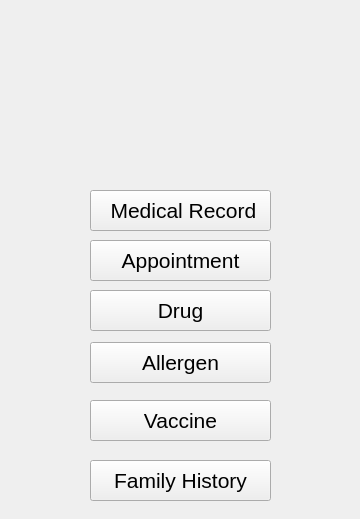
<?xml version="1.0" encoding="UTF-8"?>
<ui version="4.0">
 <class>MainWindow</class>
 <widget class="QMainWindow" name="MainWindow">
  <property name="geometry">
   <rect>
    <x>0</x>
    <y>0</y>
    <width>360</width>
    <height>519</height>
   </rect>
  </property>
  <property name="windowTitle">
   <string>MainWindow</string>
  </property>
  <widget class="QWidget" name="centralWidget">
   <widget class="QPushButton" name="pushButton">
    <property name="geometry">
     <rect>
      <x>90</x>
      <y>190</y>
      <width>181</width>
      <height>41</height>
     </rect>
    </property>
    <property name="font">
     <font>
      <pointsize>16</pointsize>
     </font>
    </property>
    <property name="text">
     <string> Medical Record</string>
    </property>
   </widget>
   <widget class="QPushButton" name="pushButton_2">
    <property name="geometry">
     <rect>
      <x>90</x>
      <y>240</y>
      <width>181</width>
      <height>41</height>
     </rect>
    </property>
    <property name="font">
     <font>
      <pointsize>16</pointsize>
     </font>
    </property>
    <property name="text">
     <string>Appointment</string>
    </property>
   </widget>
   <widget class="QPushButton" name="pushButton_3">
    <property name="geometry">
     <rect>
      <x>90</x>
      <y>290</y>
      <width>181</width>
      <height>41</height>
     </rect>
    </property>
    <property name="font">
     <font>
      <pointsize>16</pointsize>
     </font>
    </property>
    <property name="text">
     <string>Drug</string>
    </property>
   </widget>
   <widget class="QPushButton" name="pushButton_4">
    <property name="geometry">
     <rect>
      <x>90</x>
      <y>342</y>
      <width>181</width>
      <height>41</height>
     </rect>
    </property>
    <property name="font">
     <font>
      <pointsize>16</pointsize>
     </font>
    </property>
    <property name="text">
     <string>Allergen</string>
    </property>
   </widget>
   <widget class="QPushButton" name="pushButton_5">
    <property name="geometry">
     <rect>
      <x>90</x>
      <y>400</y>
      <width>181</width>
      <height>41</height>
     </rect>
    </property>
    <property name="font">
     <font>
      <pointsize>16</pointsize>
     </font>
    </property>
    <property name="text">
     <string>Vaccine</string>
    </property>
   </widget>
   <widget class="QPushButton" name="pushButton_6">
    <property name="geometry">
     <rect>
      <x>90</x>
      <y>460</y>
      <width>181</width>
      <height>41</height>
     </rect>
    </property>
    <property name="font">
     <font>
      <pointsize>16</pointsize>
     </font>
    </property>
    <property name="text">
     <string>Family History</string>
    </property>
   </widget>
  </widget>
 </widget>
 <layoutdefault spacing="6" margin="11"/>
 <resources/>
 <connections/>
</ui>
